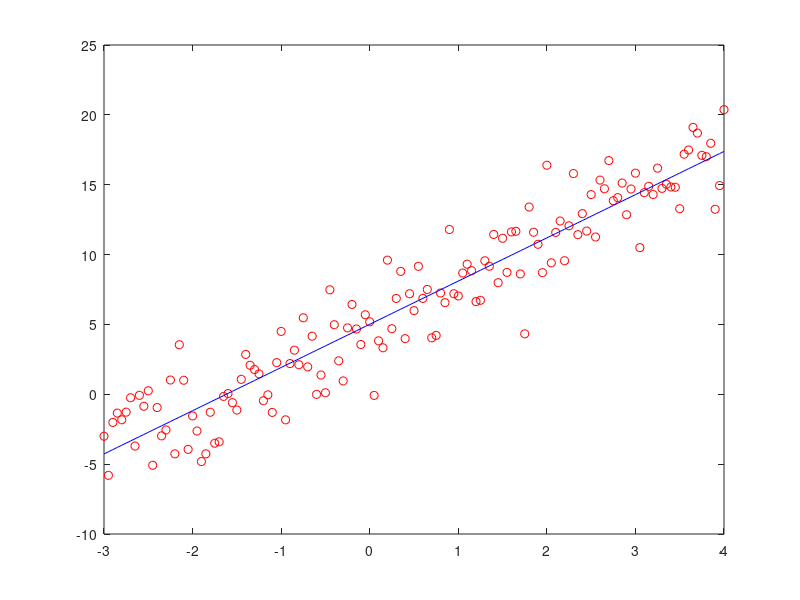

This chart was generated by the following MATLAB code:
clear;
clc;
close all;

x = -3:0.05:4;
x = x';
N = length(x);
an = 3;
bn = 5;
yb = an*x + bn + 4*0.5*randn(N,1);
figure(1);
plot(x,yb,'or');

A11 = sum(x.*x);
A12 = sum(x);
A21 = A12;
A22 = N;
B1 = sum(x.*yb);
B2 = sum(yb);
A = [ A11  A12
        A21  A22 ];
B = [ B1
      B2 ];

z = inv(A)*B;
a = z(1,1);
b = z(2,1);

y = a*x + b;
figure(1);
plot(x,yb,'or',x,y,'-b');

[ a  an
  b  bn ]  


